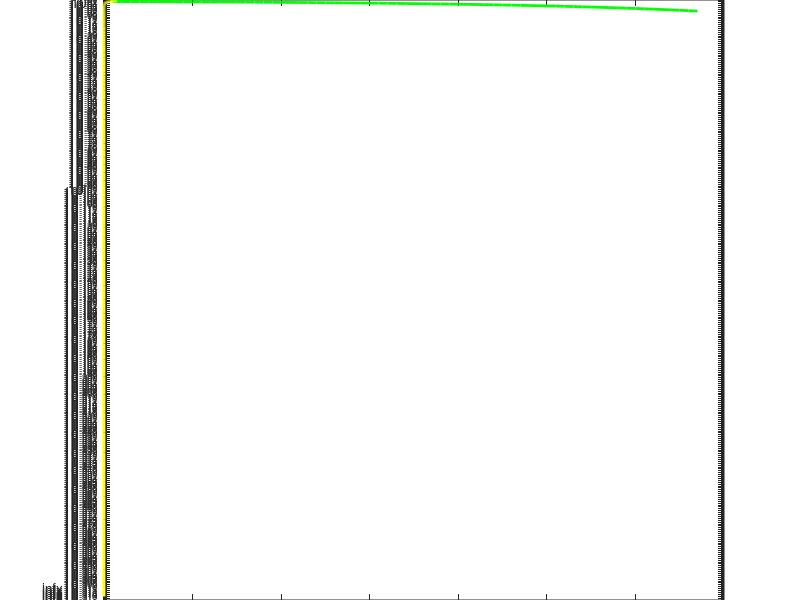

Write the MATLAB code that produced this figure.
%Programme to plot the BER performance curves for coherent and non-coherent
%binary FSK.

%Written by Andrew Bateman.

%set up figure numbers and location on the screen

figure(1)
close
h=figure('position',[90 341 394 369],'color',[1,1,0]);
h=axes('position',[100,331,404,379],'color',[0,1,0]);
clf

%initialise vectors

Pcohfsk=[];
Pnoncfsk=[];
xaxis1=[];
xaxis2=[];

%Calculate BER results

for j = 1:100 
i=j/5;
EbNo=10^(i/10);
cohfsk= 0.5*(erfc(sqrt(EbNo/2)));
if cohfsk < 1e-6, ,break, end
Pcohfsk(j)=cohfsk;
xaxis1(j)=i;
end

for j = 1:10000
i=j/5;
EbNo=10^(i/10);
noncfsk=0.5*exp(-EbNo/2);
%if noncfsk < 1e-6, ,break, end
Pnoncfsk(j)=noncfsk;
xaxis2(j)=noncfsk;
end

figure(1)
semilogy(xaxis1,Pcohfsk,'-g','linewidth',2);
hold on
semilogy(xaxis2,Pnoncfsk,'-y','linewidth',2);
title('BER curves for FSK')

